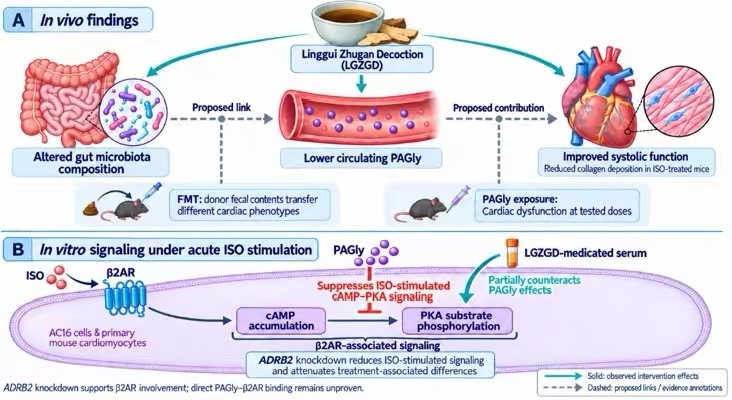
#> input picture figure/ref/original.jpg, 732 x 400 px, found by its file name
$ python align.py ../ref/original.jpg
#> lines starting #> are read from the running program, lines starting #| are printed output that depends on the picture
#!/usr/bin/env python3
"""Find the (dx,dy) shift of the render that best matches the original in each region (reference px, 0.25 px steps).
usage: align.py RENDER.png name:x0,y0,x1,y1 ...   (positive dx => render content should move RIGHT by dx)"""
import sys
from PIL import Image
import numpy as np
from scipy.ndimage import shift as nd_shift
o = np.asarray(Image.open("ref/original.jpg").convert("L")).astype(float)
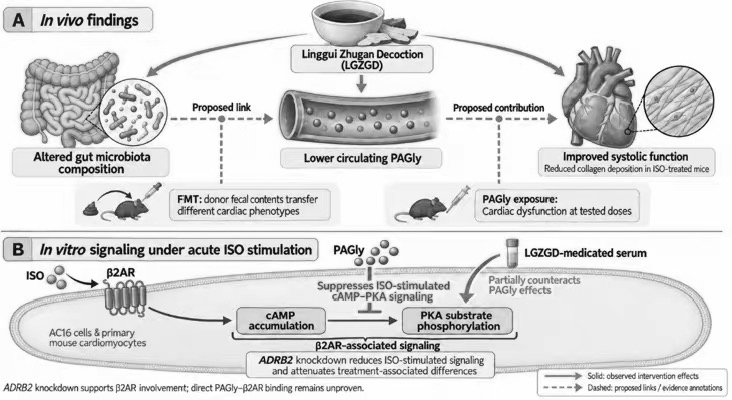
#> o: shape (400, 732) float64; min 3, max 255, mean 219.9
R = Image.open(sys.argv[1]).convert("L"); S = R.width / 732
#> after `S = R.width / 732`: S = 1
r4 = np.asarray(R).astype(float)
for spec in sys.argv[2:]:
    name, box = spec.split(":"); x0, y0, x1, y1 = map(int, box.split(","))
    tgt = o[y0:y1, x0:x1]
    best = None
    for dy in np.arange(-2, 2.01, 0.25):
        for dx in np.arange(-2, 2.01, 0.25):
            # render content moved by (dx,dy): sample render at (x-dx, y-dy)
            X0, Y0 = int(round((x0 - dx) * S)), int(round((y0 - dy) * S))
            crop = Image.fromarray(r4[Y0:Y0 + (y1 - y0) * int(S), X0:X0 + (x1 - x0) * int(S)].astype(np.uint8)).resize((x1 - x0, y1 - y0), Image.BOX)
            e = np.abs(np.asarray(crop).astype(float) - tgt).mean()
            if best is None or e < best[0]: best = (e, dx, dy)
    X0, Y0 = int(x0 * S), int(y0 * S)
    e0 = np.abs(np.asarray(Image.fromarray(r4[Y0:Y0 + (y1 - y0) * int(S), X0:X0 + (x1 - x0) * int(S)].astype(np.uint8)).resize((x1 - x0, y1 - y0), Image.BOX)).astype(float) - tgt).mean()
    print(f"{name:12s} err@0 {e0:5.2f}  best dx={best[1]:+.2f} dy={best[2]:+.2f} err {best[0]:5.2f}")
